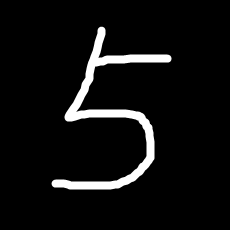
#> input picture AI/MachineLearning/images/number-5.png, 230 x 230 px
$ python number_predict.py
#> lines starting #> are read from the running program, lines starting #| are printed output that depends on the picture; after the words box and inside, x2 and y2 are one past the last pixel; in counts of white or black regions, pixels touching at a corner belong together
import cv2
import joblib
import numpy

from sklearn.neighbors import KNeighborsClassifier

# 加载图片
img = cv2.imread("../../../../images/number-5.png")
#> img is the input picture: shape (230, 230, 3); min 0, max 255, mean 15.3

# 灰度化、二值化
img = cv2.cvtColor(img, cv2.COLOR_RGB2GRAY)
#> img: shape (230, 230)
ret, img = cv2.threshold(img, 128, 255, cv2.THRESH_BINARY)
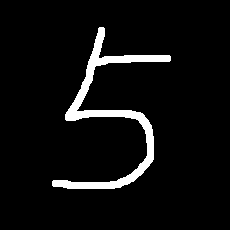
#> img: shape (230, 230); 5.7% white; 1 white region, box (x1, y1, x2, y2) and area: (52, 27, 171, 189) 2989

# 进行结果预测，还必须让目标图片大小和训练数据图片大小一致，因此要转换图片大小
img = cv2.resize(img, (28, 28), interpolation=cv2.INTER_AREA)
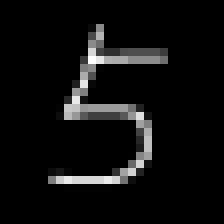
#> img: shape (28, 28) (shown 8 times larger); min 0, max 255, mean 14.4

# 归一化处理图片并展平成一维
img = img.astype("float32") / 255
img = img.reshape(1, 28*28)  # 和 img.reshape(1, -1) 作用相同

# 加载模型并进行预测
#> (the run stopped early here; a loop or call above may not have finished)

$ run again, with AI/MachineLearning/images/number-6.png copied over AI/MachineLearning/images/number-5.png
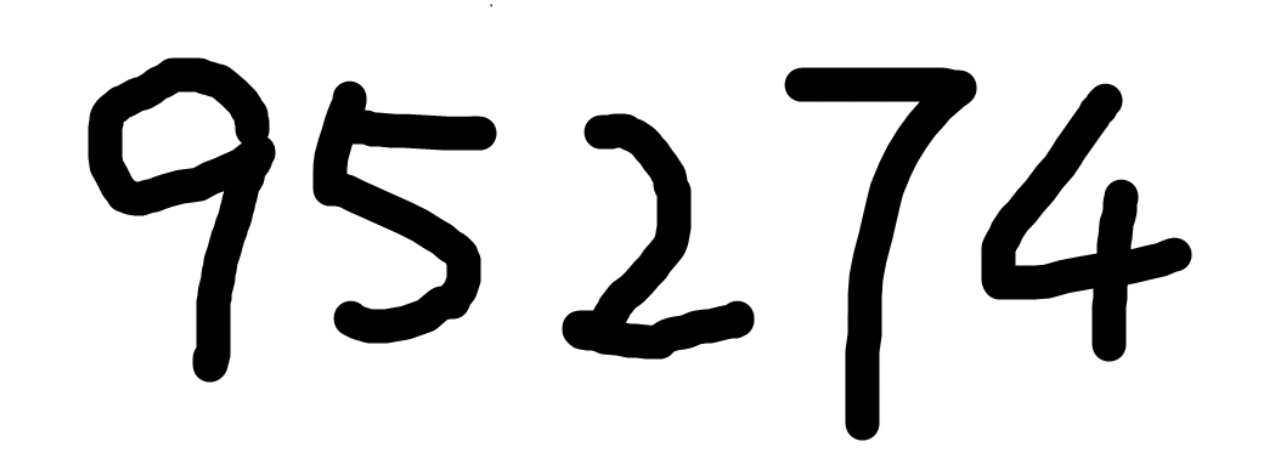
#> input picture AI/MachineLearning/images/number-6.png, 1280 x 460 px
#> img is the input picture: shape (460, 1280, 3); mean B, G, R 214.1, 214.1, 214.1
#> `ret, img = cv2.threshold(img, 128, 255, cv2.THRESH_BINARY)`:
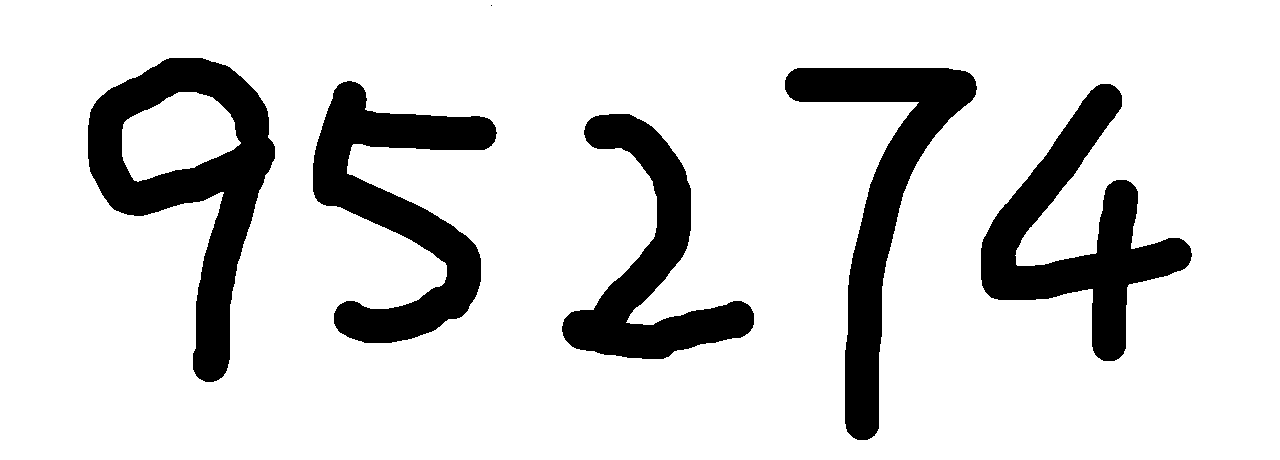
#> img: shape (460, 1280); 84% white; 6 black regions (1 under 20 px), largest, box (x1, y1, x2, y2) and area: (88, 58, 275, 382) 21882, (981, 84, 1192, 361) 19140, (313, 81, 497, 343) 19119, (785, 68, 977, 440) 18346, (562, 114, 754, 359) 15812
#> `img = cv2.resize(img, (28, 28), interpolation=cv2.INTER_AREA)`:
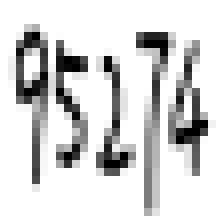
#> img: shape (28, 28) (shown 8 times larger); min 0, max 255, mean 214.2
